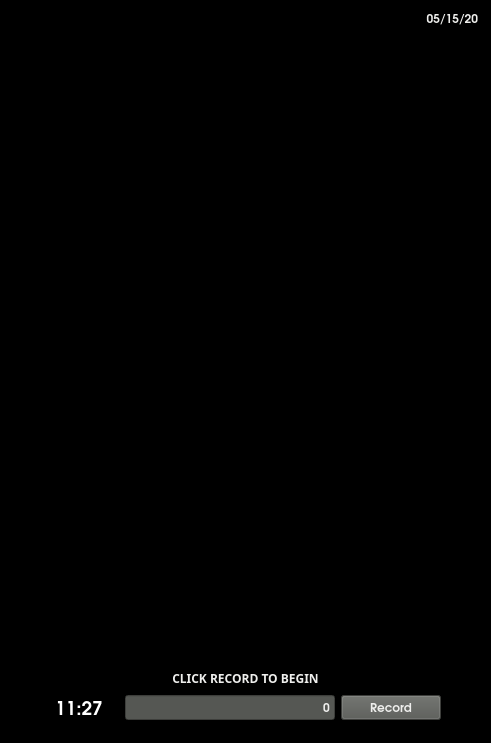
<?xml version="1.0" encoding="UTF-8"?>
<ui version="4.0">
 <class>MainWindow</class>
 <widget class="QMainWindow" name="MainWindow">
  <property name="geometry">
   <rect>
    <x>0</x>
    <y>0</y>
    <width>491</width>
    <height>743</height>
   </rect>
  </property>
  <property name="sizePolicy">
   <sizepolicy hsizetype="Fixed" vsizetype="Fixed">
    <horstretch>0</horstretch>
    <verstretch>0</verstretch>
   </sizepolicy>
  </property>
  <property name="minimumSize">
   <size>
    <width>491</width>
    <height>743</height>
   </size>
  </property>
  <property name="maximumSize">
   <size>
    <width>491</width>
    <height>743</height>
   </size>
  </property>
  <property name="windowTitle">
   <string>Face Processor</string>
  </property>
  <property name="styleSheet">
   <string notr="true">background-color: rgb(0, 0, 0);</string>
  </property>
  <property name="tabShape">
   <enum>QTabWidget::Rounded</enum>
  </property>
  <widget class="QWidget" name="centralwidget">
   <property name="autoFillBackground">
    <bool>false</bool>
   </property>
   <property name="styleSheet">
    <string notr="true">background-color: rgb(0, 0, 0);</string>
   </property>
   <layout class="QVBoxLayout" name="verticalLayout">
    <property name="leftMargin">
     <number>0</number>
    </property>
    <property name="topMargin">
     <number>0</number>
    </property>
    <property name="rightMargin">
     <number>0</number>
    </property>
    <property name="bottomMargin">
     <number>0</number>
    </property>
    <item>
     <widget class="QLabel" name="lblCam">
      <property name="font">
       <font>
        <family>URW Gothic L</family>
        <weight>75</weight>
        <bold>true</bold>
       </font>
      </property>
      <property name="styleSheet">
       <string notr="true">color: rgb(238, 238, 236);
margin-right: 10%;
margin-top: 10%;</string>
      </property>
      <property name="lineWidth">
       <number>0</number>
      </property>
      <property name="text">
       <string>05/15/20</string>
      </property>
      <property name="alignment">
       <set>Qt::AlignRight|Qt::AlignTrailing|Qt::AlignVCenter</set>
      </property>
      <property name="margin">
       <number>0</number>
      </property>
     </widget>
    </item>
    <item>
     <widget class="QGraphicsView" name="gfxVid">
      <property name="autoFillBackground">
       <bool>false</bool>
      </property>
      <property name="styleSheet">
       <string notr="true">background-color: rgb(0, 0, 0);</string>
      </property>
      <property name="verticalScrollBarPolicy">
       <enum>Qt::ScrollBarAlwaysOff</enum>
      </property>
      <property name="horizontalScrollBarPolicy">
       <enum>Qt::ScrollBarAlwaysOff</enum>
      </property>
     </widget>
    </item>
    <item>
     <widget class="QLabel" name="lblInstruction">
      <property name="font">
       <font>
        <family>Vemana2000</family>
        <weight>75</weight>
        <bold>true</bold>
       </font>
      </property>
      <property name="contextMenuPolicy">
       <enum>Qt::NoContextMenu</enum>
      </property>
      <property name="styleSheet">
       <string notr="true">color: rgb(238, 238, 236);</string>
      </property>
      <property name="text">
       <string>CLICK RECORD TO BEGIN</string>
      </property>
      <property name="scaledContents">
       <bool>false</bool>
      </property>
      <property name="alignment">
       <set>Qt::AlignBottom|Qt::AlignHCenter</set>
      </property>
      <property name="indent">
       <number>-1</number>
      </property>
     </widget>
    </item>
    <item>
     <widget class="QWidget" name="horizontalWidget" native="true">
      <property name="styleSheet">
       <string notr="true"/>
      </property>
      <layout class="QHBoxLayout" name="horizontalLayout">
       <property name="spacing">
        <number>6</number>
       </property>
       <property name="sizeConstraint">
        <enum>QLayout::SetDefaultConstraint</enum>
       </property>
       <property name="leftMargin">
        <number>50</number>
       </property>
       <property name="topMargin">
        <number>1</number>
       </property>
       <property name="rightMargin">
        <number>50</number>
       </property>
       <property name="bottomMargin">
        <number>0</number>
       </property>
       <item>
        <widget class="QLabel" name="lcdClock">
         <property name="font">
          <font>
           <family>URW Gothic L</family>
           <pointsize>14</pointsize>
           <weight>75</weight>
           <bold>true</bold>
           <underline>false</underline>
           <kerning>true</kerning>
          </font>
         </property>
         <property name="styleSheet">
          <string notr="true">color: rgb(255, 255, 255);
margin-right: 10px;</string>
         </property>
         <property name="text">
          <string>11:27</string>
         </property>
         <property name="alignment">
          <set>Qt::AlignLeading|Qt::AlignLeft|Qt::AlignVCenter</set>
         </property>
         <property name="indent">
          <number>-1</number>
         </property>
        </widget>
       </item>
       <item>
        <widget class="QLineEdit" name="inCam">
         <property name="enabled">
          <bool>true</bool>
         </property>
         <property name="font">
          <font>
           <family>URW Gothic L</family>
           <weight>75</weight>
           <bold>true</bold>
          </font>
         </property>
         <property name="layoutDirection">
          <enum>Qt::LeftToRight</enum>
         </property>
         <property name="styleSheet">
          <string notr="true">background-color: rgb(85, 87, 83);
color: rgb(238, 238, 236);</string>
         </property>
         <property name="text">
          <string>0</string>
         </property>
         <property name="alignment">
          <set>Qt::AlignRight|Qt::AlignTrailing|Qt::AlignVCenter</set>
         </property>
        </widget>
       </item>
       <item>
        <widget class="QPushButton" name="btnPlay">
         <property name="enabled">
          <bool>true</bool>
         </property>
         <property name="minimumSize">
          <size>
           <width>100</width>
           <height>0</height>
          </size>
         </property>
         <property name="baseSize">
          <size>
           <width>0</width>
           <height>0</height>
          </size>
         </property>
         <property name="font">
          <font>
           <family>URW Gothic L</family>
           <weight>75</weight>
           <bold>true</bold>
          </font>
         </property>
         <property name="cursor">
          <cursorShape>PointingHandCursor</cursorShape>
         </property>
         <property name="styleSheet">
          <string notr="true">background-color: rgb(85, 87, 83);
color: rgb(238, 238, 236);</string>
         </property>
         <property name="text">
          <string>Record</string>
         </property>
         <property name="iconSize">
          <size>
           <width>16</width>
           <height>16</height>
          </size>
         </property>
        </widget>
       </item>
      </layout>
     </widget>
    </item>
   </layout>
  </widget>
  <widget class="QMenuBar" name="menubar">
   <property name="geometry">
    <rect>
     <x>0</x>
     <y>0</y>
     <width>491</width>
     <height>22</height>
    </rect>
   </property>
  </widget>
  <widget class="QStatusBar" name="statusbar"/>
 </widget>
 <resources/>
 <connections/>
</ui>
